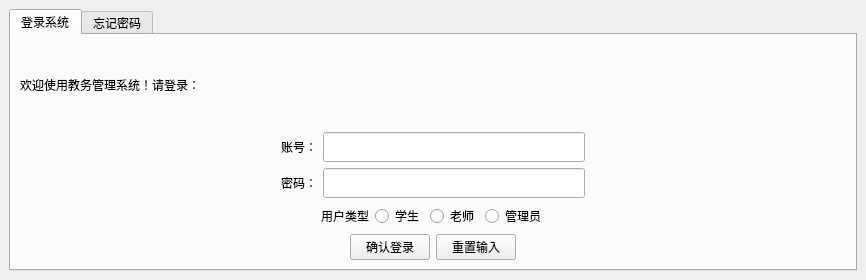
<?xml version="1.0" encoding="UTF-8"?>
<ui version="4.0">
 <class>Login</class>
 <widget class="QMainWindow" name="Login">
  <property name="geometry">
   <rect>
    <x>0</x>
    <y>0</y>
    <width>824</width>
    <height>280</height>
   </rect>
  </property>
  <property name="windowTitle">
   <string>欢迎使用教务系统，请登录！</string>
  </property>
  <widget class="QWidget" name="centralwidget">
   <layout class="QVBoxLayout" name="verticalLayout_2">
    <item>
     <widget class="QTabWidget" name="tabWidget">
      <property name="currentIndex">
       <number>0</number>
      </property>
      <widget class="QWidget" name="tab_login">
       <attribute name="title">
        <string>登录系统</string>
       </attribute>
       <layout class="QVBoxLayout" name="verticalLayout_3">
        <item>
         <layout class="QVBoxLayout" name="verticalLayout">
          <item>
           <widget class="QLabel" name="label">
            <property name="text">
             <string>欢迎使用教务管理系统！请登录：</string>
            </property>
           </widget>
          </item>
          <item>
           <layout class="QHBoxLayout" name="horizontalLayout">
            <item>
             <spacer name="horizontalSpacer_5">
              <property name="orientation">
               <enum>Qt::Horizontal</enum>
              </property>
              <property name="sizeHint" stdset="0">
               <size>
                <width>40</width>
                <height>20</height>
               </size>
              </property>
             </spacer>
            </item>
            <item>
             <widget class="QLabel" name="label_2">
              <property name="text">
               <string>账号：</string>
              </property>
             </widget>
            </item>
            <item>
             <widget class="QLineEdit" name="no_in">
              <property name="minimumSize">
               <size>
                <width>0</width>
                <height>30</height>
               </size>
              </property>
              <property name="maximumSize">
               <size>
                <width>16777215</width>
                <height>30</height>
               </size>
              </property>
              <property name="maxLength">
               <number>20</number>
              </property>
             </widget>
            </item>
            <item>
             <spacer name="horizontalSpacer">
              <property name="orientation">
               <enum>Qt::Horizontal</enum>
              </property>
              <property name="sizeHint" stdset="0">
               <size>
                <width>40</width>
                <height>20</height>
               </size>
              </property>
             </spacer>
            </item>
           </layout>
          </item>
          <item>
           <layout class="QHBoxLayout" name="horizontalLayout_2">
            <item>
             <spacer name="horizontalSpacer_6">
              <property name="orientation">
               <enum>Qt::Horizontal</enum>
              </property>
              <property name="sizeHint" stdset="0">
               <size>
                <width>40</width>
                <height>20</height>
               </size>
              </property>
             </spacer>
            </item>
            <item>
             <widget class="QLabel" name="label_3">
              <property name="text">
               <string>密码：</string>
              </property>
             </widget>
            </item>
            <item>
             <widget class="QLineEdit" name="pw_in">
              <property name="minimumSize">
               <size>
                <width>0</width>
                <height>30</height>
               </size>
              </property>
              <property name="maximumSize">
               <size>
                <width>16777215</width>
                <height>30</height>
               </size>
              </property>
              <property name="maxLength">
               <number>20</number>
              </property>
             </widget>
            </item>
            <item>
             <spacer name="horizontalSpacer_2">
              <property name="orientation">
               <enum>Qt::Horizontal</enum>
              </property>
              <property name="sizeHint" stdset="0">
               <size>
                <width>40</width>
                <height>20</height>
               </size>
              </property>
             </spacer>
            </item>
           </layout>
          </item>
          <item>
           <layout class="QHBoxLayout" name="horizontalLayout_3">
            <item>
             <spacer name="horizontalSpacer_7">
              <property name="orientation">
               <enum>Qt::Horizontal</enum>
              </property>
              <property name="sizeHint" stdset="0">
               <size>
                <width>40</width>
                <height>20</height>
               </size>
              </property>
             </spacer>
            </item>
            <item>
             <widget class="QLabel" name="label_9">
              <property name="text">
               <string>用户类型</string>
              </property>
             </widget>
            </item>
            <item>
             <widget class="QRadioButton" name="radioButton1_stu">
              <property name="text">
               <string>学生</string>
              </property>
             </widget>
            </item>
            <item>
             <widget class="QRadioButton" name="radioButton1_tea">
              <property name="text">
               <string>老师</string>
              </property>
             </widget>
            </item>
            <item>
             <widget class="QRadioButton" name="radioButton1_adm">
              <property name="text">
               <string>管理员</string>
              </property>
             </widget>
            </item>
            <item>
             <spacer name="horizontalSpacer_3">
              <property name="orientation">
               <enum>Qt::Horizontal</enum>
              </property>
              <property name="sizeHint" stdset="0">
               <size>
                <width>40</width>
                <height>20</height>
               </size>
              </property>
             </spacer>
            </item>
           </layout>
          </item>
          <item>
           <layout class="QHBoxLayout" name="horizontalLayout_4">
            <item>
             <spacer name="horizontalSpacer_8">
              <property name="orientation">
               <enum>Qt::Horizontal</enum>
              </property>
              <property name="sizeHint" stdset="0">
               <size>
                <width>40</width>
                <height>20</height>
               </size>
              </property>
             </spacer>
            </item>
            <item>
             <widget class="QPushButton" name="Button1_login">
              <property name="text">
               <string>确认登录</string>
              </property>
             </widget>
            </item>
            <item>
             <widget class="QPushButton" name="Button1_reset">
              <property name="text">
               <string>重置输入</string>
              </property>
             </widget>
            </item>
            <item>
             <spacer name="horizontalSpacer_4">
              <property name="orientation">
               <enum>Qt::Horizontal</enum>
              </property>
              <property name="sizeHint" stdset="0">
               <size>
                <width>40</width>
                <height>20</height>
               </size>
              </property>
             </spacer>
            </item>
           </layout>
          </item>
         </layout>
        </item>
       </layout>
      </widget>
      <widget class="QWidget" name="tab_forgetpw">
       <attribute name="title">
        <string>忘记密码</string>
       </attribute>
       <layout class="QVBoxLayout" name="verticalLayout_4">
        <item>
         <widget class="QLabel" name="label_4">
          <property name="text">
           <string>请按照以下步骤将密码初始化为默认值（学生的默认密码是学号后6位，老师和管理员的默认密码和工号相同，重置后请尽快登录修改密码！）</string>
          </property>
         </widget>
        </item>
        <item>
         <layout class="QHBoxLayout" name="horizontalLayout_9">
          <item>
           <widget class="QLabel" name="label_8">
            <property name="text">
             <string>请选择你的用户类型：</string>
            </property>
           </widget>
          </item>
          <item>
           <widget class="QRadioButton" name="radioButton_stu">
            <property name="text">
             <string>学生</string>
            </property>
           </widget>
          </item>
          <item>
           <widget class="QRadioButton" name="radioButton_tea">
            <property name="text">
             <string>老师</string>
            </property>
           </widget>
          </item>
          <item>
           <widget class="QRadioButton" name="radioButton_adm">
            <property name="text">
             <string>管理员</string>
            </property>
           </widget>
          </item>
         </layout>
        </item>
        <item>
         <layout class="QHBoxLayout" name="horizontalLayout_5">
          <item>
           <widget class="QLabel" name="label_5">
            <property name="text">
             <string>请输入账号：</string>
            </property>
           </widget>
          </item>
          <item>
           <widget class="QLineEdit" name="no_in_2">
            <property name="minimumSize">
             <size>
              <width>700</width>
              <height>30</height>
             </size>
            </property>
            <property name="maximumSize">
             <size>
              <width>700</width>
              <height>30</height>
             </size>
            </property>
            <property name="maxLength">
             <number>20</number>
            </property>
           </widget>
          </item>
         </layout>
        </item>
        <item>
         <layout class="QHBoxLayout" name="horizontalLayout_7">
          <item>
           <widget class="QLabel" name="label_7">
            <property name="text">
             <string>请输入身份证号：</string>
            </property>
           </widget>
          </item>
          <item>
           <widget class="QLineEdit" name="idnum_in">
            <property name="minimumSize">
             <size>
              <width>700</width>
              <height>30</height>
             </size>
            </property>
            <property name="maximumSize">
             <size>
              <width>700</width>
              <height>30</height>
             </size>
            </property>
            <property name="maxLength">
             <number>20</number>
            </property>
           </widget>
          </item>
         </layout>
        </item>
        <item>
         <layout class="QHBoxLayout" name="horizontalLayout_6">
          <item>
           <widget class="QLabel" name="label_6">
            <property name="text">
             <string>请输入预留的手机号：</string>
            </property>
           </widget>
          </item>
          <item>
           <widget class="QLineEdit" name="tel_in">
            <property name="minimumSize">
             <size>
              <width>700</width>
              <height>30</height>
             </size>
            </property>
            <property name="maximumSize">
             <size>
              <width>700</width>
              <height>30</height>
             </size>
            </property>
            <property name="maxLength">
             <number>21</number>
            </property>
           </widget>
          </item>
         </layout>
        </item>
        <item>
         <layout class="QHBoxLayout" name="horizontalLayout_8">
          <item>
           <widget class="QPushButton" name="Button2_forgetpw">
            <property name="text">
             <string>确定重置密码</string>
            </property>
           </widget>
          </item>
          <item>
           <widget class="QPushButton" name="Button2_reset">
            <property name="text">
             <string>重置输入</string>
            </property>
           </widget>
          </item>
         </layout>
        </item>
       </layout>
      </widget>
     </widget>
    </item>
   </layout>
  </widget>
 </widget>
 <resources/>
 <connections/>
</ui>
